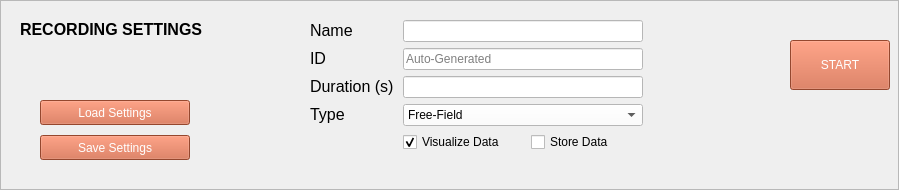
         <widget class="QFrame" name="main_tab_RecordingSettings_Frame">
          <property name="minimumSize">
           <size>
            <width>0</width>
            <height>175</height>
           </size>
          </property>
          <property name="frameShape">
           <enum>QFrame::StyledPanel</enum>
          </property>
          <property name="frameShadow">
           <enum>QFrame::Raised</enum>
          </property>
          <widget class="QLabel" name="main_tab_RecordingSettings_Label">
           <property name="geometry">
            <rect>
             <x>20</x>
             <y>20</y>
             <width>221</width>
             <height>16</height>
            </rect>
           </property>
           <property name="text">
            <string>&lt;html&gt;&lt;head/&gt;&lt;body&gt;&lt;p&gt;&lt;span style=&quot;
													font-size:12pt; font-weight:600;&quot;&gt;RECORDING SETTINGS&lt;/span&gt;&lt;/p&gt;&lt;/body&gt;&lt;/html&gt;
												</string>
           </property>
          </widget>
          <widget class="QWidget" name="formLayoutWidget_2">
           <property name="geometry">
            <rect>
             <x>310</x>
             <y>20</y>
             <width>333</width>
             <height>161</height>
            </rect>
           </property>
           <layout class="QFormLayout" name="main_tab_Recording_Settings_Form">
            <item row="0" column="0">
             <widget class="QLabel" name="main_tab_RecordingSettings_name_Label">
              <property name="text">
               <string>&lt;html&gt;&lt;head/&gt;&lt;body&gt;&lt;p align=&quot;right&quot;&gt;&lt;span
																style=&quot; font-size:12pt;&quot;&gt;Name&lt;/span&gt;&lt;/p&gt;&lt;/body&gt;&lt;/html&gt;
															</string>
              </property>
              <property name="buddy">
               <cstring>main_tab_RecordingSettings_name_LineEdit</cstring>
              </property>
             </widget>
            </item>
            <item row="0" column="1">
             <widget class="QLineEdit" name="main_tab_RecordingSettings_name_LineEdit">
              <property name="styleSheet">
               <string notr="true">background-color: rgb(255, 255, 255);
																font: 12pt &quot;MS Shell Dlg 2&quot;;
																color: rgb(0, 0, 0)
															</string>
              </property>
             </widget>
            </item>
            <item row="1" column="0">
             <widget class="QLabel" name="main_tab_Localization_latitudLabel_2">
              <property name="text">
               <string>&lt;html&gt;&lt;head/&gt;&lt;body&gt;&lt;p&gt;&lt;span
																style=&quot; font-size:12pt;&quot;&gt;ID&lt;/span&gt;&lt;/p&gt;&lt;/body&gt;&lt;/html&gt;
															</string>
              </property>
              <property name="buddy">
               <cstring>main_tab_RecordingSettings_id_LineEdit</cstring>
              </property>
             </widget>
            </item>
            <item row="1" column="1">
             <widget class="QLineEdit" name="main_tab_RecordingSettings_id_LineEdit">
              <property name="enabled">
               <bool>false</bool>
              </property>
              <property name="styleSheet">
               <string notr="true">background-color: rgb(255, 255, 255);
																font: 12pt &quot;MS Shell Dlg 2&quot;;
																color: rgb(0, 0, 0)
															</string>
              </property>
              <property name="placeholderText">
               <string>Auto-Generated</string>
              </property>
             </widget>
            </item>
            <item row="2" column="0">
             <widget class="QLabel" name="main_tab_RecordingSettings_durationLabel">
              <property name="text">
               <string>&lt;html&gt;&lt;head/&gt;&lt;body&gt;&lt;p&gt;&lt;span
																style=&quot; font-size:12pt;&quot;&gt;Duration (s)&lt;/span&gt;&lt;/p&gt;&lt;/body&gt;&lt;/html&gt;
															</string>
              </property>
              <property name="buddy">
               <cstring>main_tab_RecordingSettings_durationLineEdit
															</cstring>
              </property>
             </widget>
            </item>
            <item row="2" column="1">
             <widget class="QLineEdit" name="main_tab_RecordingSettings_durationLineEdit">
              <property name="styleSheet">
               <string notr="true">background-color: rgb(255, 255, 255);
																font: 12pt &quot;MS Shell Dlg 2&quot;;
																color: rgb(0, 0, 0)
															</string>
              </property>
             </widget>
            </item>
            <item row="3" column="0">
             <widget class="QLabel" name="main_tab_longitud_Label_3">
              <property name="text">
               <string>&lt;html&gt;&lt;head/&gt;&lt;body&gt;&lt;p align=&quot;right&quot;&gt;&lt;span
																style=&quot; font-size:12pt;&quot;&gt;Type&lt;/span&gt;&lt;/p&gt;&lt;/body&gt;&lt;/html&gt;
															</string>
              </property>
              <property name="buddy">
               <cstring>main_tab_RecordingSettings_type_DropDown</cstring>
              </property>
             </widget>
            </item>
            <item row="3" column="1">
             <widget class="QComboBox" name="main_tab_RecordingSettings_type_DropDown">
              <property name="styleSheet">
               <string notr="true">background-color: rgb(255, 255, 255);
																font: 12pt &quot;MS Shell Dlg 2&quot;;
																color: rgb(0, 0, 0)
															</string>
              </property>
              <item>
               <property name="text">
                <string>Free-Field</string>
               </property>
              </item>
              <item>
               <property name="text">
                <string>Laboratory</string>
               </property>
              </item>
              <item>
               <property name="text">
                <string>Building</string>
               </property>
              </item>
             </widget>
            </item>
            <item row="4" column="1">
             <layout class="QHBoxLayout" name="main_tab_visualize_store_horizontalLayout">
              <property name="spacing">
               <number>15</number>
              </property>
              <item>
               <widget class="QCheckBox" name="main_tab_RecordingSettings_visualize_checkBox">
                <property name="styleSheet">
                 <string notr="true">font: 12pt &quot;MS Shell Dlg 2&quot;;</string>
                </property>
                <property name="text">
                 <string>Visualize Data</string>
                </property>
                <property name="checked">
                 <bool>true</bool>
                </property>
               </widget>
              </item>
              <item>
               <widget class="QCheckBox" name="main_tab_RecordingSettings_store_checkBox">
                <property name="styleSheet">
                 <string notr="true">font: 12pt &quot;MS Shell Dlg 2&quot;;</string>
                </property>
                <property name="text">
                 <string>Store Data</string>
                </property>
               </widget>
              </item>
             </layout>
            </item>
           </layout>
          </widget>
          <widget class="QWidget" name="verticalLayoutWidget_2">
           <property name="geometry">
            <rect>
             <x>40</x>
             <y>100</y>
             <width>152</width>
             <height>71</height>
            </rect>
           </property>
           <layout class="QVBoxLayout" name="verticalLayout_3">
            <property name="spacing">
             <number>10</number>
            </property>
            <property name="sizeConstraint">
             <enum>QLayout::SetFixedSize</enum>
            </property>
            <item>
             <widget class="QPushButton" name="main_tab_RecordingSettings_LOAD_SETTINGS_Button">
              <property name="minimumSize">
               <size>
                <width>150</width>
                <height>25</height>
               </size>
              </property>
              <property name="maximumSize">
               <size>
                <width>150</width>
                <height>25</height>
               </size>
              </property>
              <property name="styleSheet">
               <string notr="true">background-color: rgb(209, 99, 65);
																color: rgb(255, 255, 255);
																font: 12pt &quot;MS Shell Dlg 2&quot;;
															</string>
              </property>
              <property name="text">
               <string>Load Settings</string>
              </property>
             </widget>
            </item>
            <item>
             <widget class="QPushButton" name="main_tab_RecordingSettings__SAVE_button">
              <property name="minimumSize">
               <size>
                <width>150</width>
                <height>25</height>
               </size>
              </property>
              <property name="maximumSize">
               <size>
                <width>150</width>
                <height>25</height>
               </size>
              </property>
              <property name="styleSheet">
               <string notr="true">background-color: rgb(209, 99, 65);
																color: rgb(255, 255, 255);
																font: 12pt &quot;MS Shell Dlg 2&quot;;
															</string>
              </property>
              <property name="text">
               <string>Save Settings</string>
              </property>
             </widget>
            </item>
           </layout>
          </widget>
          <widget class="QPushButton" name="main_tab_START_button">
           <property name="geometry">
            <rect>
             <x>790</x>
             <y>40</y>
             <width>100</width>
             <height>50</height>
            </rect>
           </property>
           <property name="minimumSize">
            <size>
             <width>0</width>
             <height>50</height>
            </size>
           </property>
           <property name="maximumSize">
            <size>
             <width>100</width>
             <height>16777215</height>
            </size>
           </property>
           <property name="baseSize">
            <size>
             <width>0</width>
             <height>0</height>
            </size>
           </property>
           <property name="autoFillBackground">
            <bool>false</bool>
           </property>
           <property name="styleSheet">
            <string notr="true">background-color: rgb(209, 99, 65);
															font: 85 14pt &quot;MS Shell Dlg 2&quot;;
															color: rgb(255, 255, 255);
														</string>
           </property>
           <property name="text">
            <string>START</string>
           </property>
          </widget>
         </widget>
